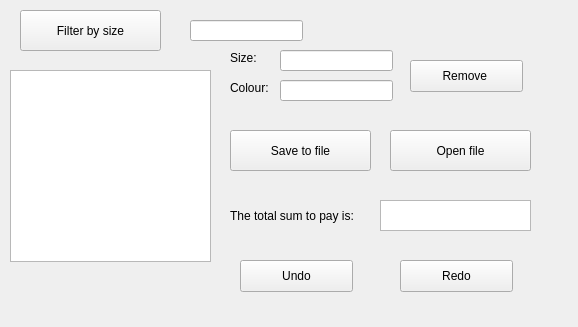
<?xml version="1.0" encoding="UTF-8"?>
<ui version="4.0">
 <class>user</class>
 <widget class="QWidget" name="user">
  <property name="geometry">
   <rect>
    <x>0</x>
    <y>0</y>
    <width>578</width>
    <height>327</height>
   </rect>
  </property>
  <property name="windowTitle">
   <string>Form</string>
  </property>
  <widget class="QPushButton" name="filter_button">
   <property name="geometry">
    <rect>
     <x>20</x>
     <y>10</y>
     <width>141</width>
     <height>41</height>
    </rect>
   </property>
   <property name="text">
    <string>Filter by size</string>
   </property>
  </widget>
  <widget class="QListWidget" name="basket">
   <property name="geometry">
    <rect>
     <x>10</x>
     <y>70</y>
     <width>201</width>
     <height>192</height>
    </rect>
   </property>
  </widget>
  <widget class="QPushButton" name="remove_button">
   <property name="geometry">
    <rect>
     <x>410</x>
     <y>60</y>
     <width>113</width>
     <height>32</height>
    </rect>
   </property>
   <property name="text">
    <string>Remove </string>
   </property>
  </widget>
  <widget class="QPushButton" name="save_button">
   <property name="geometry">
    <rect>
     <x>230</x>
     <y>130</y>
     <width>141</width>
     <height>41</height>
    </rect>
   </property>
   <property name="text">
    <string>Save to file</string>
   </property>
  </widget>
  <widget class="QPushButton" name="open_button">
   <property name="geometry">
    <rect>
     <x>390</x>
     <y>130</y>
     <width>141</width>
     <height>41</height>
    </rect>
   </property>
   <property name="text">
    <string>Open file</string>
   </property>
  </widget>
  <widget class="QLineEdit" name="edit_filter">
   <property name="geometry">
    <rect>
     <x>190</x>
     <y>20</y>
     <width>113</width>
     <height>21</height>
    </rect>
   </property>
  </widget>
  <widget class="QLineEdit" name="size">
   <property name="geometry">
    <rect>
     <x>280</x>
     <y>50</y>
     <width>113</width>
     <height>21</height>
    </rect>
   </property>
  </widget>
  <widget class="QLineEdit" name="colour">
   <property name="geometry">
    <rect>
     <x>280</x>
     <y>80</y>
     <width>113</width>
     <height>21</height>
    </rect>
   </property>
  </widget>
  <widget class="QLabel" name="label">
   <property name="geometry">
    <rect>
     <x>230</x>
     <y>50</y>
     <width>60</width>
     <height>16</height>
    </rect>
   </property>
   <property name="text">
    <string>Size:</string>
   </property>
  </widget>
  <widget class="QLabel" name="label_2">
   <property name="geometry">
    <rect>
     <x>230</x>
     <y>80</y>
     <width>60</width>
     <height>16</height>
    </rect>
   </property>
   <property name="text">
    <string>Colour:</string>
   </property>
  </widget>
  <widget class="QLabel" name="label_3">
   <property name="geometry">
    <rect>
     <x>230</x>
     <y>200</y>
     <width>151</width>
     <height>31</height>
    </rect>
   </property>
   <property name="text">
    <string>The total sum to pay is: </string>
   </property>
  </widget>
  <widget class="QListWidget" name="total">
   <property name="geometry">
    <rect>
     <x>380</x>
     <y>200</y>
     <width>151</width>
     <height>31</height>
    </rect>
   </property>
  </widget>
  <widget class="QPushButton" name="undo_button">
   <property name="geometry">
    <rect>
     <x>240</x>
     <y>260</y>
     <width>113</width>
     <height>32</height>
    </rect>
   </property>
   <property name="text">
    <string>Undo</string>
   </property>
  </widget>
  <widget class="QPushButton" name="redo_button">
   <property name="geometry">
    <rect>
     <x>400</x>
     <y>260</y>
     <width>113</width>
     <height>32</height>
    </rect>
   </property>
   <property name="text">
    <string>Redo</string>
   </property>
  </widget>
 </widget>
 <resources/>
 <connections/>
</ui>
